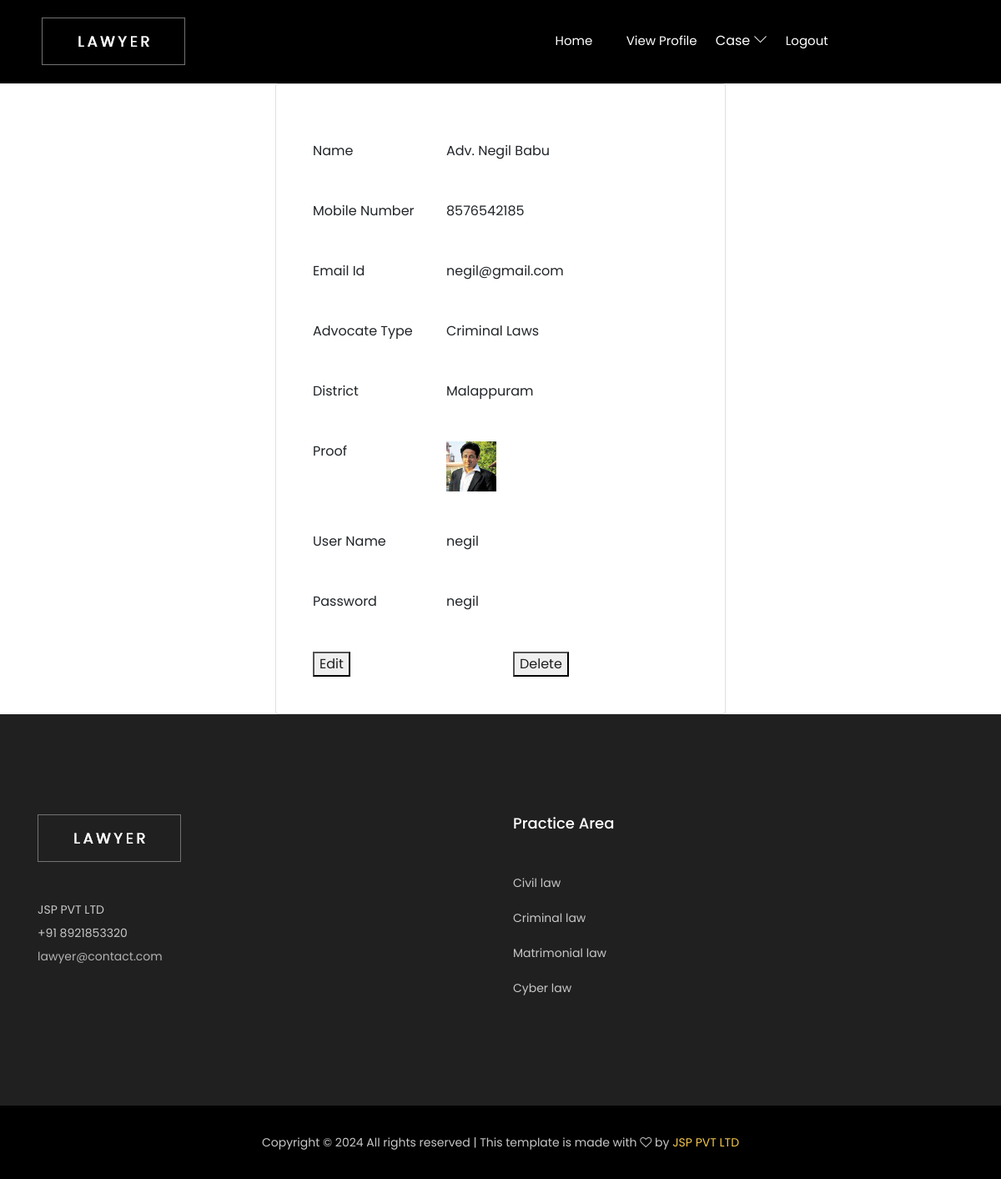
Screenshot of /advviewprofile (signed in) with the database file from the repository.
### Advocate_app/models.py (models this page shows)
class Advocatedb(models.Model):
    adname = models.CharField(max_length=20,default='')
    mobilenumber  = models.IntegerField()
    emailid = models.CharField(max_length=20,default='')
    advocatetype = models.CharField(max_length=20,default='')
    district = models.CharField(max_length=20,default='')
    image = models.ImageField(upload_to='Image',default='null.jpg')
    username = models.CharField(max_length=20,default='')
    password = models.CharField(max_length=20,default='')
    status = models.IntegerField(default=0)

### Advocate_app/views.py (the view)
# urls.py: path('advviewprofile',views.advviewprofile, name='advviewprofile'),
def advviewprofile(request):
    advocate_id = request.session.get('advid')
    data = Advocatedb.objects.filter(id=advocate_id)
    return render(request,'advviewprofile.html',{'data':data})

### Advocate_app/templates/advviewprofile.html
{% extends 'advocatedashboard.html' %}
{% block content %}
<main class="d-flex w-100">
    <div class="container d-flex flex-column">
        <div class="row vh-100">
            <div class="col-sm-10 col-md-8 col-lg-6 mx-auto d-table h-100">
                <div class="d-table-cell align-middle">
                    <div class="card">
                        <div class="card-body">
                            <div class="m-sm-4">
                                <table>
                                        {% for i in data %}
                                        <div class="row mt-5">
                                            <div class="col-md-4"> Name </div>
                                            <div class="col-md-6"> {{i.adname}} </div>
                                        </div>
                                        <div class="row mt-5">
                                            <div class="col-md-4"> Mobile Number </div>
                                            <div class="col-md-6"> {{i.mobilenumber}} </div>
                                        </div>
                                        <div class="row mt-5">
                                            <div class="col-md-4"> Email Id </div>
                                            <div class="col-md-8"> {{i.emailid}} </div>
                                        </div>
                                        <div class="row mt-5">
                                            <div class="col-md-4"> Advocate Type </div>
                                            <div class="col-md-6"> {{i.advocatetype}} </div>
                                        </div>
                                        <div class="row mt-5">
                                            <div class="col-md-4"> District </div>
                                            <div class="col-md-6"> {{i.district}} </div>
                                        </div>
                                        <div class="row mt-5">
                                            <div class="col-md-4"> Proof </div>
                                            <div class="col-md-6"> <img src="{{i.image.url}}"
                                                    style="width: 60px; height: 60px;"> </div>
                                        </div>
                                        <div class="row mt-5">
                                            <div class="col-md-4"> User Name </div>
                                            <div class="col-md-6"> {{i.username}} </div>
                                        </div>
                                        <div class="row mt-5">
                                            <div class="col-md-4" , class="pt-5"> Password </div>
                                            <div class="col-md-6" , class="pt-5"> {{i.password}} </div>
                                        </div>
                                        <div class="row mt-5">
                                            <div class="col-md-6" , class="pt-5">  <a href="{% url 'adveditprofile' id=i.id %}"> <button name="button"
                                                value="OK" type="button">Edit</button>
                                        </a></div>
                                        <div class="col-md-6" , class="pt-5"> <a href="{% url 'advdelete' id=i.id %}"> <button name="button"
                                            value="OK" type="button">Delete</button>
                                    </a> </div>
                                        </div>
                                    {% endfor %}
                                </table>
                            </div>
                        </div>
                    </div>
                </div>
            </div>
        </div>
    </div>
</main>
{% endblock %}

### rows the page displays
Advocatedb: adname "Adv. Negil Babu", mobilenumber "8576542185", emailid "negil@gmail.com", advocatetype "Criminal Laws", district "Malappuram", image (picture), username "negil", password "negil"
